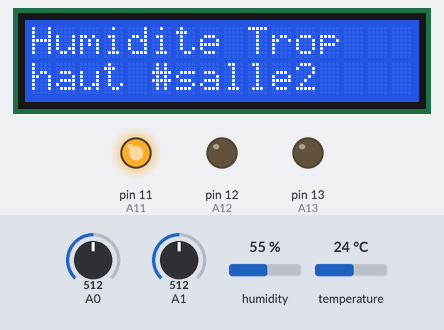
Simulated run of this sketch. Board: Arduino Mega 2560, built with avr-gcc and run on an emulated ATmega2560. Parts: 16×2 character LCD, output pins drawn as LEDs (lit = HIGH). Dashed ring = blinking. The inputs (shaded band) are chosen by the test bench; at power-on: humidity 55 %, A1 = 512, A0 = 512, temperature 24 °C. What the sketch prints to the serial monitor is not drawn.

Above: at 1.2 s.
1.3 s: humidity set to 51 %
3.4 s: humidity set to 48 %
At 5.6 s:
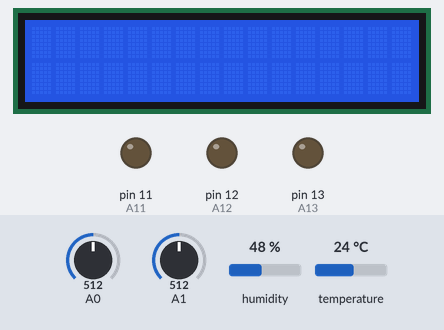
5.9 s: A1 set to 549
7.8 s: A1 set to 579
At 11.3 s:
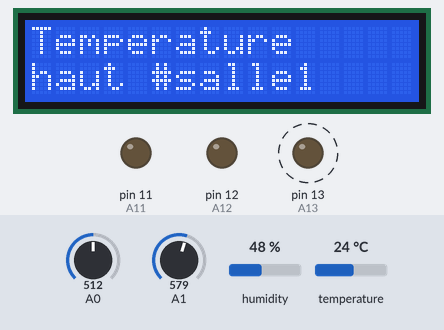
11.4 s: A0 set to 492
At 13.2 s:
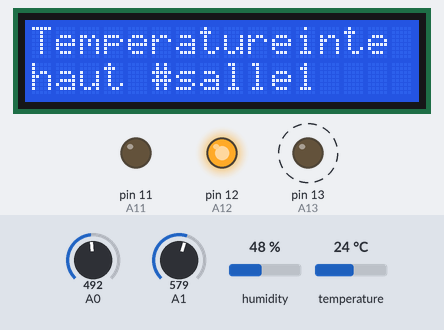
13.5 s: humidity set to 68 %
At 15.7 s:
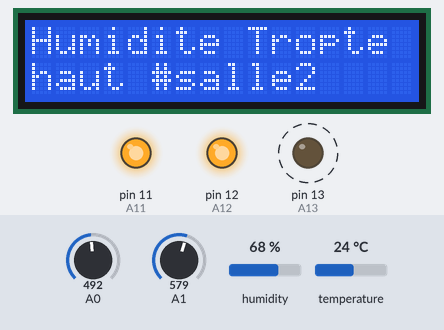
Timing chart, 0 to 17.8 s (numbered marks = the images above; inputs shaded):
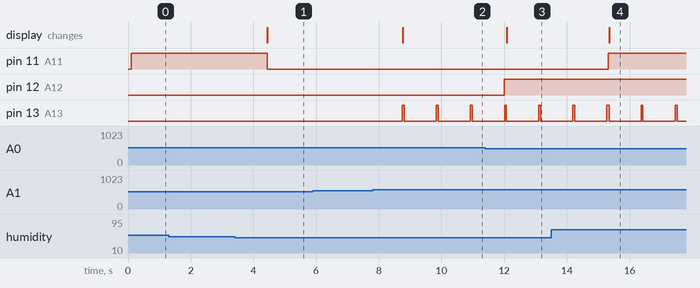

Measured:
- the behaviour switches between 50 and 49 % on humidity (found by bisection; images 0 and 1)
- the behaviour switches between 567 and 568 on A1 (found by bisection; images 1 and 2)
- the behaviour switches between 501 and 500 on A0 (found by bisection; images 2 and 3)
- after the input at 1.3 s, every drawn part: stays the same
- after the input at 3.4 s, pin 11 (A11): HIGH → LOW after 1.0 s; the display: changes after 1.0 s (image 1)
- after the input at 5.9 s, every drawn part: stays the same
- after the input at 7.8 s, pin 13 (A13): alternates HIGH for 0.07 s and LOW for 1.0 s, starting after 0.95 s; the display: changes after 0.97 s (image 2)
- after the input at 11.4 s, pin 12 (A12): LOW → HIGH after 0.60 s; the display: changes after 0.69 s (image 3)
- after the input at 13.5 s, pin 11 (A11): LOW → HIGH after 1.8 s; the display: changes after 1.8 s (image 4)

The sketch:

TempLumHum.ino
```cpp
#include "DHT.h"

#include <Wire.h>

#include <LiquidCrystal_I2C.h>


#define DHTPIN 2
#define DHTTYPE DHT11


LiquidCrystal_I2C lcd(0x27, 16, 2);
int a;
float ctemperature;
int B=3975;
float resistance;
const int A13 = 13;
const int A12 = 12;
const int A11 = 11;


DHT dht(DHTPIN, DHTTYPE);
void setup()
{
  pinMode(A13, OUTPUT);
  pinMode(A12, OUTPUT);
  pinMode(A11, OUTPUT);
  dht.begin();
  Serial.begin(9600);
  lcd.init();//On initialise l'écran
  lcd.backlight();//Allumage du rétroéclairage
}

void loop()
{

  lcd.setCursor(0,0);
  lcd.clear();//On efface l'écran
  //LED ROUGE//
  //digitalWrite(A13, HIGH);
  Serial.println();
  //LUMINATITE//
  int lux = analogRead(A0);
  Serial.print("Luminosité: ");
  Serial.print(lux);
  Serial.print(" Lux");
  Serial.print(" \t");
  if(lux <=500) {
    digitalWrite(A12, HIGH);
    lcd.print("Lumiere eteinte");}
    else digitalWrite(A12, LOW);

  //TEMPERATURE//
  a=analogRead(1);
  resistance=(float)(1023-a)*10000/a;
  ctemperature=1/(log(resistance/10000)/B+1/298.15)-273.15;
  Serial.print("Température: ");
  Serial.print(ctemperature);
  Serial.print(" °C");
  Serial.print(" (premier capteur)");
  if (ctemperature >= 30) {
    digitalWrite(A13, HIGH);
    lcd.setCursor(0,0);
    lcd.print("Temperature");
    lcd.setCursor(0,1);
    lcd.print("haut #salle1");
    }
    else digitalWrite(A13, LOW);
  Serial.println();
  Serial.println();


  // Lecture du taux d'humidité
  float h = dht.readHumidity();
  // Lecture de la température en Celcius
  float t = dht.readTemperature();
  // Pour lire la température en Fahrenheit
  float f = dht.readTemperature(true);

  // Stop le programme et renvoie un message d'erreur si le capteur ne renvoie aucune mesure
  if (isnan(h) || isnan(t) || isnan(f)) {
    Serial.println("Echec de lecture !");
    return;
  }

  // Calcul la température ressentie. Il calcul est effectué à partir de la température en Fahrenheit
  // On fait la conversion en Celcius dans la foulée
  float hi = dht.computeHeatIndex(f, h);


  Serial.print("Humidite: ");
  Serial.print(h);
  Serial.print("%\t");
  if (h >= 50) {
    digitalWrite(A11, HIGH);
    lcd.setCursor(0,0);
    lcd.print("Humidite Trop");
    lcd.setCursor(0,1);
    lcd.print("haut #salle2");}
    else digitalWrite(A11, LOW);
  Serial.print("Temperature: ");
  Serial.print(t);
  Serial.print(" °C ");
  Serial.print("Temperature ressentie: ");
  if (t  >= 30) {
    digitalWrite(A13, HIGH);
    lcd.setCursor(0,0);
    lcd.print("Temperature");
    lcd.setCursor(0,1);
    lcd.print("haut #salle2");
    }
    else digitalWrite(A13, LOW);
  Serial.print(dht.convertFtoC(hi));
  Serial.println(" °C");

  delay(1000);
}
```
